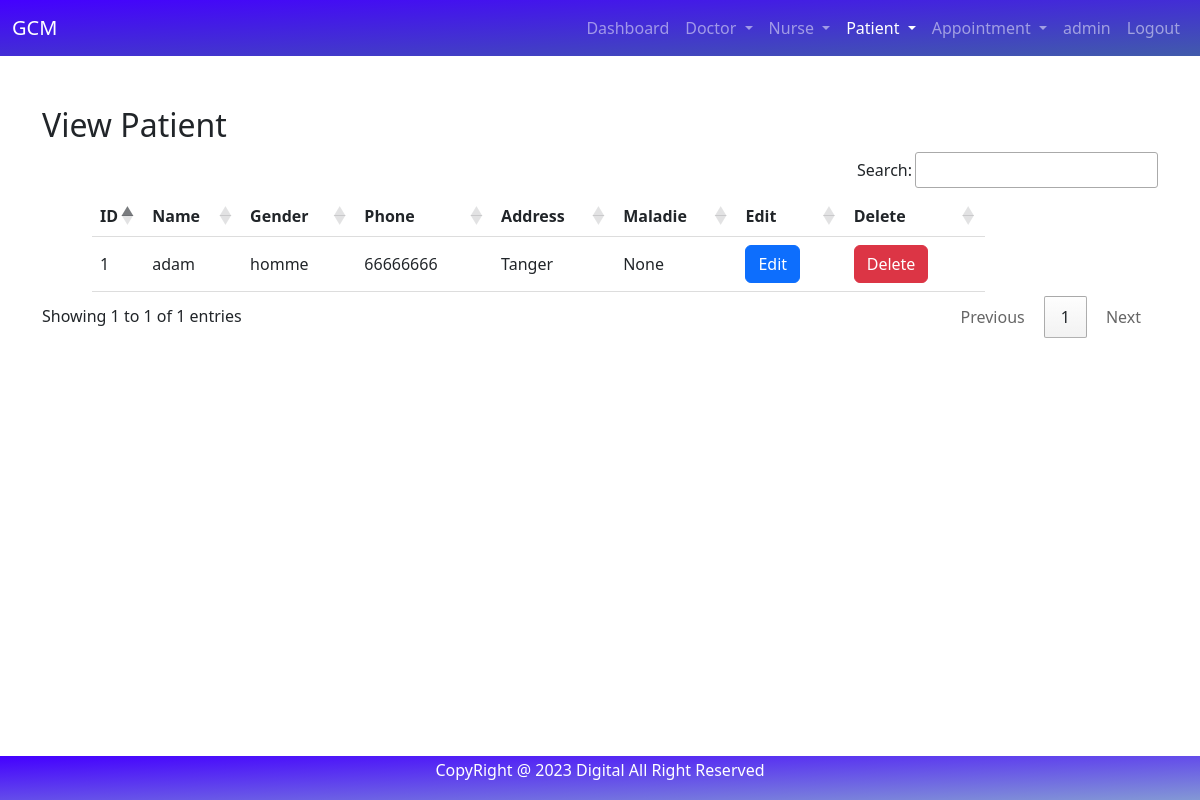
Before: /view_patient/ (signed in) with the older database file.
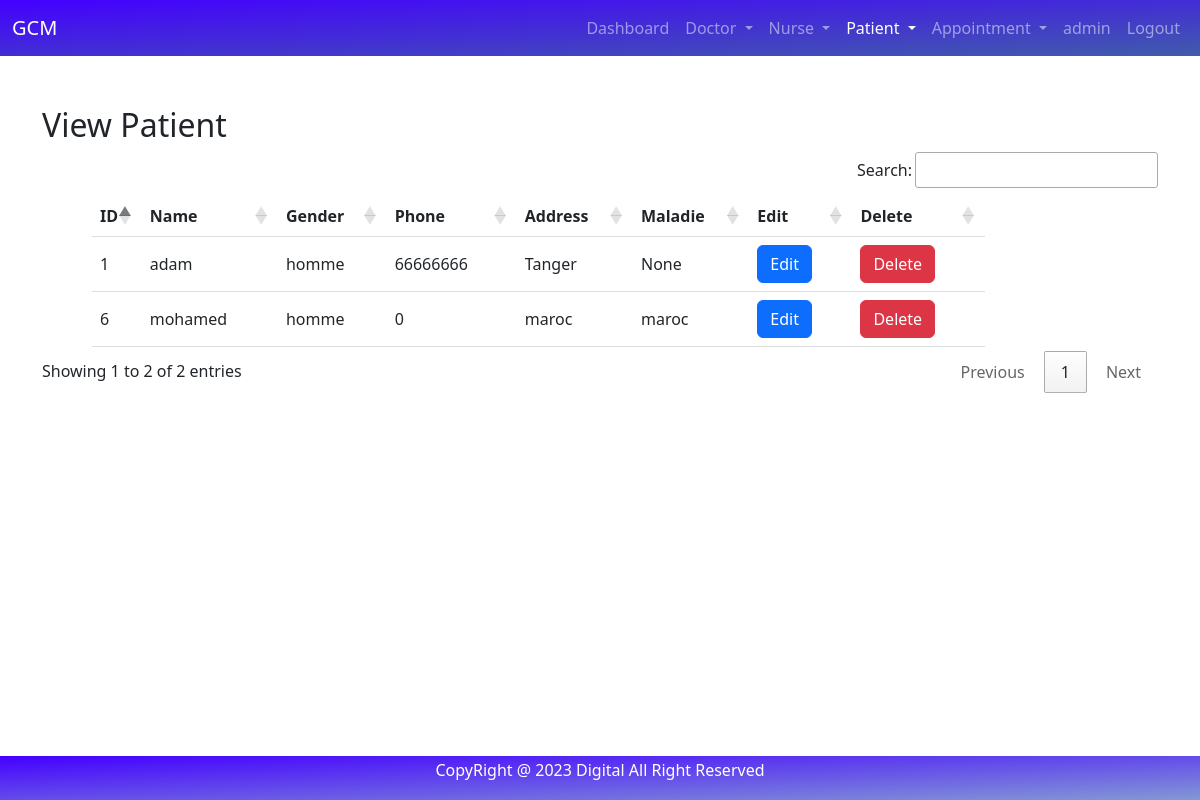
After: the same page with the newer database file.
### hospital/models.py (models this page shows)
class Patient(models.Model):
    Name = models.CharField(max_length=50)
    Gender = models.CharField(max_length=10)
    Phone = models.IntegerField(null = True)
    Address = models.TextField()
    Maladie = models.TextField(null=True)
    email = models.EmailField(max_length=240,null=True)
    password = models.CharField(max_length=50,null=True)
    type_personnel = "patient"

### hospital/views.py (the view)
# urls.py: path('view_patient/', View_patient,name='view_patient'),
def View_patient(request):
    active_page = 'patient'
    if not request.user.is_staff:
        return redirect('login')
    patients = Patient.objects.all()
    p = {'patients' : patients}
    return render(request,'view_patient.html',{**p,'active_page' : active_page})

### hospital/templates/view_patient.html
{% include "base.html"%}
{% include "navbar.html"%}
{% load static%}
{% block content%}
<div class="container" style="margin-top: 50px; margin-bottom:80px;">
    <h2>View Patient</h2>
    <table id="table">
        <thead>
            <tr id="tr">
                <th id="th">ID</th>
                <th id="th">Name</th>
                <th id="th">Gender</th>
                <th id="th">Phone</th>
                <th id="th">Address</th>
                <th id="th">Maladie</th>
                <th id="th">Edit</th>
                <th id="th">Delete</th>
            </tr>
        </thead>
        <tbody>
            {% for patient in patients%}
            <tr id="tr">
                <td id="td">{{patient.id}}</td>
                <td id="td">{{patient.Name}}</td>
                <td id="td">{{patient.Gender}}</td>
                <td id="td">{{patient.Phone}}</td>
                <td id="td">{{patient.Address}}</td>
                <td id="td">{{patient.Maladie}}</td>
                <td id="td"><a href="{% url 'edit_patient' patient.id %}" class="btn btn-primary">Edit</a></td>
                <td id="td"><a href="{% url 'delete_patient' patient.id %}" onclick="return confirm('Are you sure ?')" class="btn btn-danger">Delete</a></td>
            </tr>
            {% endfor %}
        </tbody>
    </table>
</div>
{% endblock content%}
{% include "footer.html"%}

Changed rows visible on the page:
added Patient: id "6", Name "mohamed", Gender "homme", Phone "0", Address "maroc", Maladie "maroc"
Other visible differences:
text written by a page script: "Search: Showing 1 to 1 of 1 entries Previous 1 Next" → "Search: Showing 1 to 2 of 2 entries Previous 1 Next"
